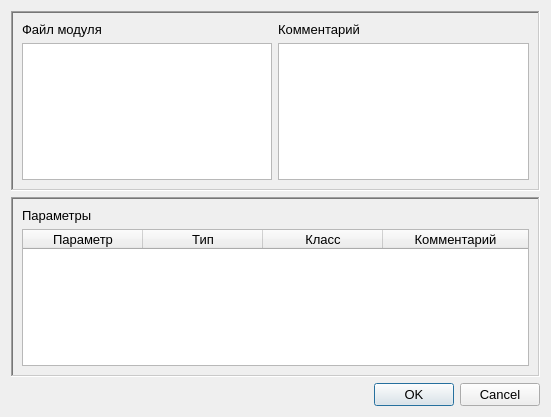
<?xml version="1.0" encoding="UTF-8"?>
<ui version="4.0">
 <class>QModuleRegister</class>
 <widget class="QDialog" name="QModuleRegister">
  <property name="geometry">
   <rect>
    <x>0</x>
    <y>0</y>
    <width>551</width>
    <height>417</height>
   </rect>
  </property>
  <property name="minimumSize">
   <size>
    <width>400</width>
    <height>300</height>
   </size>
  </property>
  <property name="maximumSize">
   <size>
    <width>800</width>
    <height>600</height>
   </size>
  </property>
  <property name="font">
   <font>
    <pointsize>10</pointsize>
   </font>
  </property>
  <property name="windowTitle">
   <string>Зарегистрировать модуль</string>
  </property>
  <property name="windowIcon">
   <iconset resource="../../resources.qrc">
    <normaloff>:/images/G.png</normaloff>:/images/G.png</iconset>
  </property>
  <layout class="QVBoxLayout" name="verticalLayout_2">
   <item>
    <widget class="QFrame" name="frame">
     <property name="frameShape">
      <enum>QFrame::WinPanel</enum>
     </property>
     <property name="frameShadow">
      <enum>QFrame::Sunken</enum>
     </property>
     <property name="lineWidth">
      <number>3</number>
     </property>
     <property name="midLineWidth">
      <number>1</number>
     </property>
     <layout class="QGridLayout" name="gridLayout">
      <item row="0" column="0">
       <widget class="QLabel" name="fileNameLbl">
        <property name="text">
         <string>Файл модуля</string>
        </property>
       </widget>
      </item>
      <item row="0" column="1">
       <widget class="QLabel" name="commentLbl">
        <property name="text">
         <string>Комментарий</string>
        </property>
       </widget>
      </item>
      <item row="1" column="0">
       <widget class="QListWidget" name="fileList"/>
      </item>
      <item row="1" column="1">
       <widget class="QPlainTextEdit" name="commentTxtEdt"/>
      </item>
     </layout>
    </widget>
   </item>
   <item>
    <widget class="QFrame" name="frame_2">
     <property name="frameShape">
      <enum>QFrame::WinPanel</enum>
     </property>
     <property name="frameShadow">
      <enum>QFrame::Sunken</enum>
     </property>
     <property name="lineWidth">
      <number>3</number>
     </property>
     <property name="midLineWidth">
      <number>1</number>
     </property>
     <layout class="QVBoxLayout" name="verticalLayout">
      <item>
       <widget class="QLabel" name="parametersLbl">
        <property name="text">
         <string>Параметры</string>
        </property>
       </widget>
      </item>
      <item>
       <widget class="QTableWidget" name="parametersTable">
        <property name="editTriggers">
         <set>QAbstractItemView::NoEditTriggers</set>
        </property>
        <property name="showDropIndicator" stdset="0">
         <bool>false</bool>
        </property>
        <property name="dragDropOverwriteMode">
         <bool>false</bool>
        </property>
        <property name="dragDropMode">
         <enum>QAbstractItemView::NoDragDrop</enum>
        </property>
        <property name="selectionMode">
         <enum>QAbstractItemView::SingleSelection</enum>
        </property>
        <property name="selectionBehavior">
         <enum>QAbstractItemView::SelectRows</enum>
        </property>
        <property name="cornerButtonEnabled">
         <bool>false</bool>
        </property>
        <attribute name="horizontalHeaderCascadingSectionResizes">
         <bool>true</bool>
        </attribute>
        <attribute name="horizontalHeaderDefaultSectionSize">
         <number>120</number>
        </attribute>
        <attribute name="horizontalHeaderHighlightSections">
         <bool>false</bool>
        </attribute>
        <attribute name="horizontalHeaderMinimumSectionSize">
         <number>50</number>
        </attribute>
        <attribute name="horizontalHeaderStretchLastSection">
         <bool>true</bool>
        </attribute>
        <attribute name="verticalHeaderDefaultSectionSize">
         <number>22</number>
        </attribute>
        <column>
         <property name="text">
          <string>Параметр</string>
         </property>
        </column>
        <column>
         <property name="text">
          <string>Тип</string>
         </property>
        </column>
        <column>
         <property name="text">
          <string>Класс</string>
         </property>
        </column>
        <column>
         <property name="text">
          <string>Комментарий</string>
         </property>
        </column>
       </widget>
      </item>
     </layout>
    </widget>
   </item>
   <item>
    <widget class="QDialogButtonBox" name="buttonBox">
     <property name="font">
      <font>
       <pointsize>10</pointsize>
      </font>
     </property>
     <property name="orientation">
      <enum>Qt::Horizontal</enum>
     </property>
     <property name="standardButtons">
      <set>QDialogButtonBox::Cancel|QDialogButtonBox::Ok</set>
     </property>
    </widget>
   </item>
  </layout>
 </widget>
 <resources>
  <include location="../../resources.qrc"/>
 </resources>
 <connections>
  <connection>
   <sender>buttonBox</sender>
   <signal>rejected()</signal>
   <receiver>QModuleRegister</receiver>
   <slot>reject()</slot>
   <hints>
    <hint type="sourcelabel">
     <x>316</x>
     <y>260</y>
    </hint>
    <hint type="destinationlabel">
     <x>286</x>
     <y>274</y>
    </hint>
   </hints>
  </connection>
 </connections>
 <designerdata>
  <property name="gridDeltaX">
   <number>10</number>
  </property>
  <property name="gridDeltaY">
   <number>10</number>
  </property>
  <property name="gridSnapX">
   <bool>true</bool>
  </property>
  <property name="gridSnapY">
   <bool>true</bool>
  </property>
  <property name="gridVisible">
   <bool>true</bool>
  </property>
 </designerdata>
</ui>
